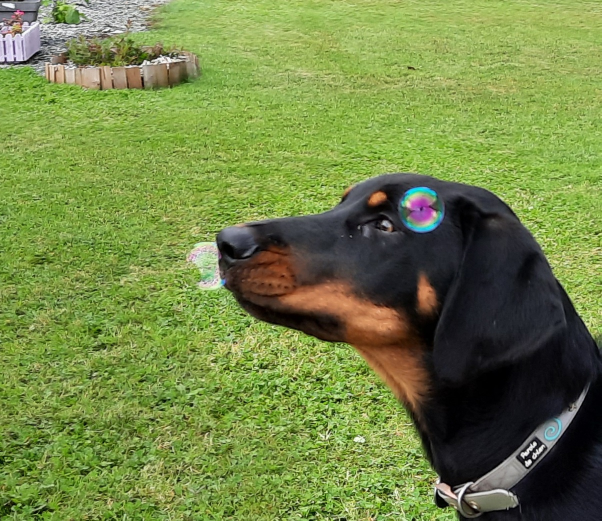
#> input picture 2022-03-Images/20210925_190551.jpg, 1203 x 1041 px, found by its file name (shown at 1/2 size)
$ python find_obj.py 20210925_190551.jpg   (older library calls are emulated)
#> lines starting #> are read from the running program, lines starting #| are printed output that depends on the picture; after the words box and inside, x2 and y2 are one past the last pixel; in counts of white or black regions, pixels touching at a corner belong together

'''
Feature-based image matching sample.

USAGE
  find_obj.py [--feature=<sift|surf|orb>[-flann]] [ <image1> <image2> ]

  --feature  - Feature to use. Can be sift, surf of orb. Append '-flann' to feature name
                to use Flann-based matcher instead bruteforce.

  Press left mouse button on a feature point to see its matching point.
'''
import numpy as np
import cv2
from common import anorm, getsize

FLANN_INDEX_KDTREE = 1  # bug: flann enums are missing
FLANN_INDEX_LSH    = 6


def init_feature(name):
    chunks = name.split('-')
    if chunks[0] == 'sift':
        detector = cv2.SIFT()
        norm = cv2.NORM_L2
    elif chunks[0] == 'surf':
        detector = cv2.SURF(800)
        norm = cv2.NORM_L2
    elif chunks[0] == 'orb':
        detector = cv2.ORB(400)
        norm = cv2.NORM_HAMMING
    else:
        return None, None
    if 'flann' in chunks:
        if norm == cv2.NORM_L2:
            flann_params = dict(algorithm = FLANN_INDEX_KDTREE, trees = 5)
        else:
            flann_params= dict(algorithm = FLANN_INDEX_LSH,
                               table_number = 6, # 12
                               key_size = 12,     # 20
                               multi_probe_level = 1) #2
        matcher = cv2.FlannBasedMatcher(flann_params, {})  # bug : need to pass empty dict (#1329)
    else:
        matcher = cv2.BFMatcher(norm)
    return detector, matcher


def filter_matches(kp1, kp2, matches, ratio = 0.75):
    mkp1, mkp2 = [], []
    for m in matches:
        if len(m) == 2 and m[0].distance < m[1].distance * ratio:
            m = m[0]
            mkp1.append( kp1[m.queryIdx] )
            mkp2.append( kp2[m.trainIdx] )
    p1 = np.float32([kp.pt for kp in mkp1])
    p2 = np.float32([kp.pt for kp in mkp2])
    kp_pairs = zip(mkp1, mkp2)
    return p1, p2, kp_pairs

def explore_match(win, img1, img2, kp_pairs, status = None, H = None):
    h1, w1 = img1.shape[:2]
    h2, w2 = img2.shape[:2]
    vis = np.zeros((max(h1, h2), w1+w2), np.uint8)
    vis[:h1, :w1] = img1
    vis[:h2, w1:w1+w2] = img2
    vis = cv2.cvtColor(vis, cv2.COLOR_GRAY2BGR)

    if H is not None:
        corners = np.float32([[0, 0], [w1, 0], [w1, h1], [0, h1]])
        corners = np.int32( cv2.perspectiveTransform(corners.reshape(1, -1, 2), H).reshape(-1, 2) + (w1, 0) )
        cv2.polylines(vis, [corners], True, (255, 255, 255))

    if status is None:
        status = np.ones(len(kp_pairs), np.bool_)
    p1 = np.int32([kpp[0].pt for kpp in kp_pairs])
    p2 = np.int32([kpp[1].pt for kpp in kp_pairs]) + (w1, 0)

    green = (0, 255, 0)
    red = (0, 0, 255)
    white = (255, 255, 255)
    kp_color = (51, 103, 236)
    for (x1, y1), (x2, y2), inlier in zip(p1, p2, status):
        if inlier:
            col = green
            cv2.circle(vis, (x1, y1), 2, col, -1)
            cv2.circle(vis, (x2, y2), 2, col, -1)
        else:
            col = red
            r = 2
            thickness = 3
            cv2.line(vis, (x1-r, y1-r), (x1+r, y1+r), col, thickness)
            cv2.line(vis, (x1-r, y1+r), (x1+r, y1-r), col, thickness)
            cv2.line(vis, (x2-r, y2-r), (x2+r, y2+r), col, thickness)
            cv2.line(vis, (x2-r, y2+r), (x2+r, y2-r), col, thickness)
    vis0 = vis.copy()
    for (x1, y1), (x2, y2), inlier in zip(p1, p2, status):
        if inlier:
            cv2.line(vis, (x1, y1), (x2, y2), green)

    cv2.imshow(win, vis)
    def onmouse(event, x, y, flags, param):
        cur_vis = vis
        if flags & cv2.EVENT_FLAG_LBUTTON:
            cur_vis = vis0.copy()
            r = 8
            m = (anorm(p1 - (x, y)) < r) | (anorm(p2 - (x, y)) < r)
            idxs = np.where(m)[0]
            kp1s, kp2s = [], []
            for i in idxs:
                 (x1, y1), (x2, y2) = p1[i], p2[i]
                 col = (red, green)[status[i]]
                 cv2.line(cur_vis, (x1, y1), (x2, y2), col)
                 kp1, kp2 = kp_pairs[i]
                 kp1s.append(kp1)
                 kp2s.append(kp2)
            cur_vis = cv2.drawKeypoints(cur_vis, kp1s, flags=4, color=kp_color)
            cur_vis[:,w1:] = cv2.drawKeypoints(cur_vis[:,w1:], kp2s, flags=4, color=kp_color)

        cv2.imshow(win, cur_vis)
    cv2.setMouseCallback(win, onmouse)
    return vis


if __name__ == '__main__':
    print(__doc__)

    import sys, getopt
    opts, args = getopt.getopt(sys.argv[1:], '', ['feature='])
    opts = dict(opts)
    feature_name = opts.get('--feature', 'sift')
    try: fn1, fn2 = args
    except:
        fn1 = 'c:\\Users\\User\\WORK\\workspace-ia\\PROJETS\\vae_weather_picture\\20210925_190551.jpg'
        fn2 = 'c:\\Users\\User\\WORK\\workspace-ia\\PROJETS\\vae_weather_picture\\cloudy10.jpg'

    img1 = cv2.imread(fn1, 0)
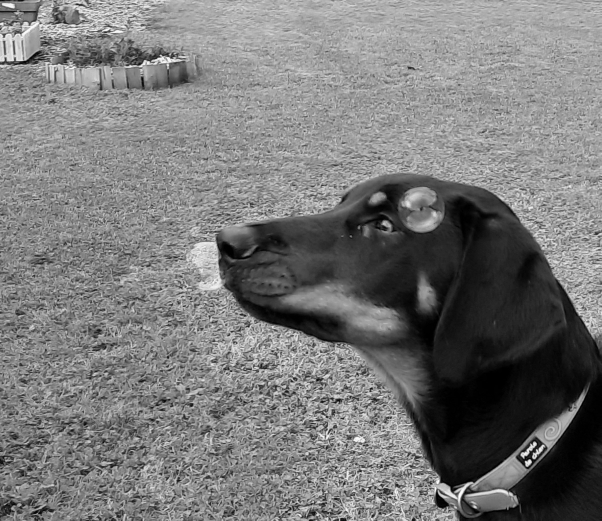
#> img1: shape (1041, 1203) (shown at 1/2 size); min 0, max 255, mean 120.8
    img2 = cv2.imread(fn2, 0)
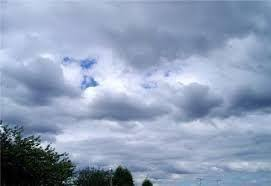
#> input picture 2022-03-Images/cloudy10.jpg, 271 x 186 px, found by its file name
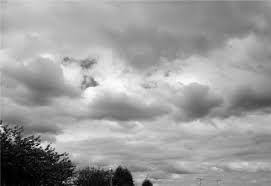
#> img2: shape (186, 271); min 0, max 254, mean 156.3
    detector, matcher = init_feature(feature_name)
    if detector != None:
        print ('using', feature_name)
    else:
        print ('unknown feature:', feature_name)
        sys.exit(1)


    kp1, desc1 = detector.detectAndCompute(img1, None)
#> kp1 = 27146 keypoints; strongest (x, y, size): (1056, 925, 7.3), (1070, 888, 5), (1047, 909, 7), (1048, 909, 7.2)
    kp2, desc2 = detector.detectAndCompute(img2, None)
#> kp2 = 104 keypoints; strongest (x, y, size): (3, 131, 2.1), (43, 145, 4.9), (22, 138, 1.9), (94, 84, 4.4)
    print ('img1 - %d features, img2 - %d features' % (len(kp1), len(kp2)))
#| img1 - 27146 features, img2 - 104 features

    def match_and_draw(win):
#> called with win = 'find_obj'
        print ('matching...')
        raw_matches = matcher.knnMatch(desc1, trainDescriptors = desc2, k = 2) #2
#> raw_matches = 27146 matches
        p1, p2, kp_pairs = filter_matches(kp1, kp2, raw_matches)
#> after the loop in filter_matches, `for m in matches:`: mkp1 = 104 keypoints; strongest (x, y, size): (819, 136, 4.4), (423, 596, 2.4), (644, 727, 2.1), (107, 99, 1.9); mkp2 = 104 keypoints; strongest (x, y, size): (22, 138, 1.9), (94, 84, 4.4), (13, 139, 2.5), (198, 106, 18.6)
#> in filter_matches, `p1 = np.float32([kp.pt for kp in mkp1])`: p1 = 104 pairs, first value 8.78 to 1160, second value 7.67 to 1034.4
#> in filter_matches, `p2 = np.float32([kp.pt for kp in mkp2])`: p2 = 104 pairs, first value 13.14 to 254.5, second value 56.9 to 181.1
        if len(p1) >= 4:
            H, status = cv2.findHomography(p1, p2, cv2.RANSAC, 5.0)
#> H = [[7.91, -0.707, 136.9], [4.18, -0.445, 131.2], [0.0396, -0.00393, 1]]; status = 104 values, max 1 at index 18, min 0 at index 0, mean 0.135
            print ('%d / %d  inliers/matched' % (np.sum(status), len(status)))
#| 14 / 104  inliers/matched
        else:
            H, status = None, None
            print ('%d matches found, not enough for homography estimation' % len(p1))

        vis = explore_match(win, img1, img2, kp_pairs, status, H)
#> in explore_match, `vis[:h1, :w1] = img1`:
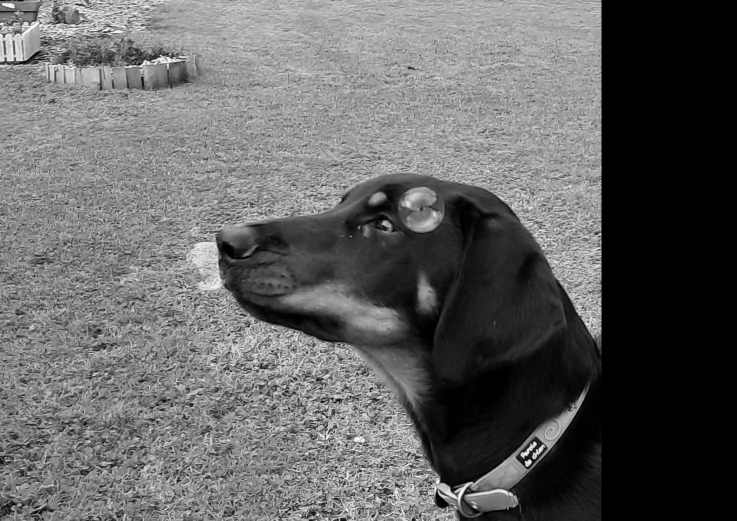
#> vis: shape (1041, 1474) (shown at 1/2 size); min 0, max 255, mean 98.6
#> in explore_match, `vis[:h2, w1:w1+w2] = img2`:
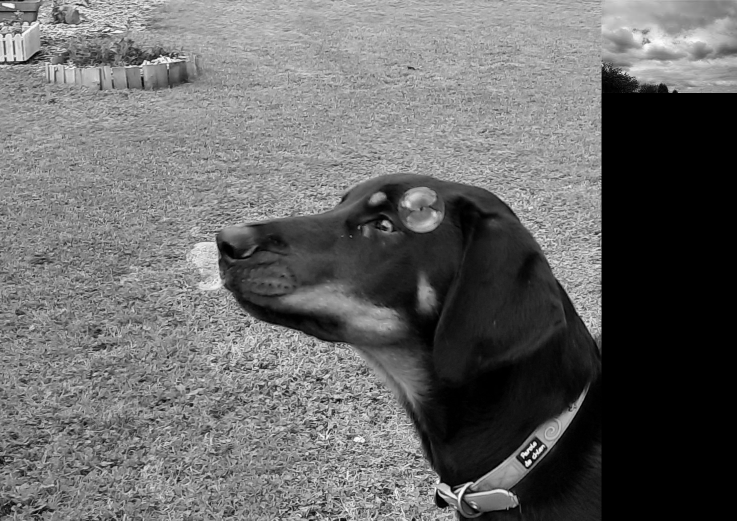
#> vis: shape (1041, 1474) (shown at 1/2 size); 3.28% of pixels changed, all inside (x1, y1, x2, y2) = (1203, 0, 1474, 186)
#> in explore_match, `corners = np.int32( cv2.perspectiveTransform(corners.reshape(1, -1, 2)..`: corners = [[1339, 131], [1401, 105], [1403, 105], [1396, 107]]
#> in explore_match, `cv2.polylines(vis, [corners], True, (255, 255, 255))`: vis: shape (1041, 1474, 3); min 0, max 255, mean 103.7

#> (the run stopped early here; a loop or call above may not have finished)
